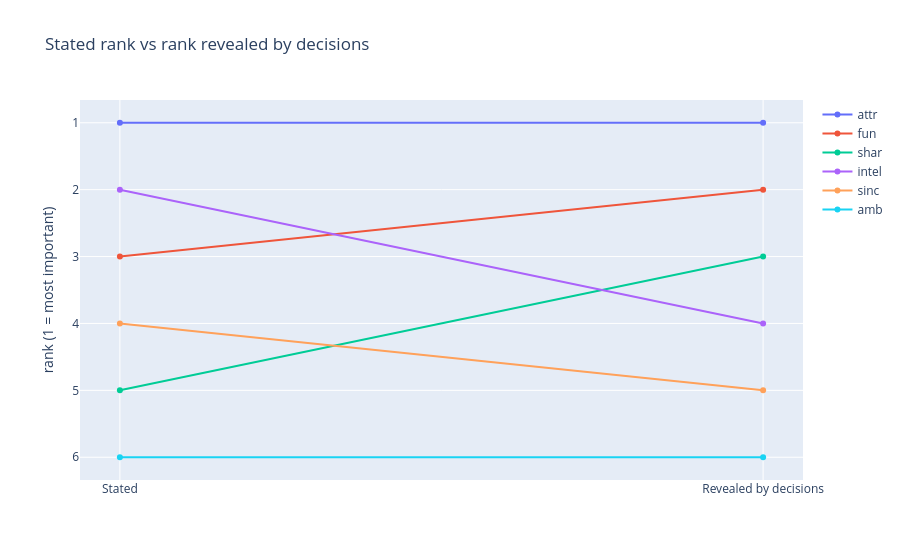

Notebook source saved alongside this figure:
### Markdown cell above
One line per attribute, from its stated rank to its rank in decisions. A line going up means the attribute matters more in decisions than people say: shared interests and fun go up, intelligence and sincerity go down.

### Code cell
fig = go.Figure()
for _, row in comparison_pref.iterrows():
    fig.add_scatter(x=["Stated", "Revealed by decisions"], y=[row["stated_rank"], row["revealed_rank"]],
                    mode="lines+markers", name=row["attribute"])
fig.update_yaxes(autorange="reversed", dtick=1, title="rank (1 = most important)")
fig.update_layout(title="Stated rank vs rank revealed by decisions")
fig.show()

### Figure 1 — Plotly figure (JSON) as saved in the notebook; plotly's stock layout.template omitted (floating-point values rounded to 4 significant figures)
{"data": [{"mode": "lines+markers", "name": "attr", "type": "scatter", "x": ["Stated", "Revealed by decisions"], "y": [1, 1]}, {"mode": "lines+markers", "name": "fun", "type": "scatter", "x": ["Stated", "Revealed by decisions"], "y": [3, 2]}, {"mode": "lines+markers", "name": "shar", "type": "scatter", "x": ["Stated", "Revealed by decisions"], "y": [5, 3]}, {"mode": "lines+markers", "name": "intel", "type": "scatter", "x": ["Stated", "Revealed by decisions"], "y": [2, 4]}, {"mode": "lines+markers", "name": "sinc", "type": "scatter", "x": ["Stated", "Revealed by decisions"], "y": [4, 5]}, {"mode": "lines+markers", "name": "amb", "type": "scatter", "x": ["Stated", "Revealed by decisions"], "y": [6, 6]}], "layout": {"title": {"text": "Stated rank vs rank revealed by decisions"}, "yaxis": {"autorange": "reversed", "dtick": 1, "title": {"text": "rank (1 = most important)"}}}}
